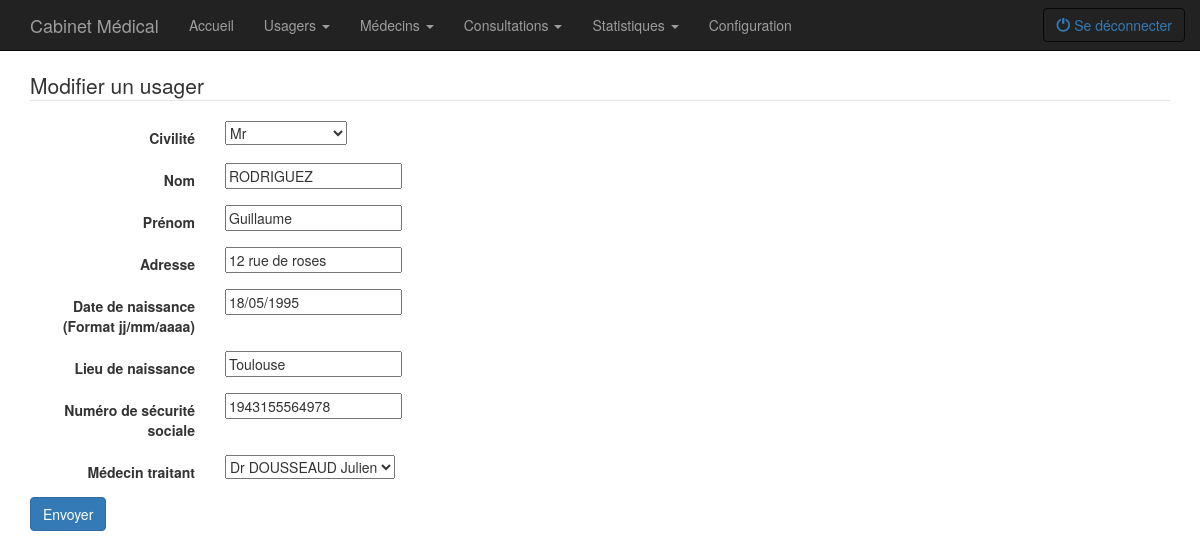
The app's page /usager/modifier.php?id=1 (signed in) with its own data.
### tables this page shows
CREATE TABLE IF NOT EXISTS USAGERS
(
  id            INT(11)      NOT NULL AUTO_INCREMENT,
  id_referent   INT(11)    NOT NULL,
  civilite      VARCHAR(5)   NULL,
  nom           VARCHAR(255) NULL,
  prenom        VARCHAR(255) NULL,
  adresse       TEXT         NULL,
  dateNaissance DATE         NULL,
  lieuNaissance VARCHAR(255) NULL,
  numSecu       VARCHAR(128) NULL
  ,
  PRIMARY KEY (ID)
);

### class/form.class.php (the view, shortened to what this page needs)
<?php
class Form
{
    private $form = null;
    public function __construct($legend, $method = "post", $dest = null)
    {
        $this->form = ' <form action="' . $dest . '" method="' . $method . '" class="form-horizontal" role="form">
						  <fieldset>
							<legend>' . $legend . '</legend>';
    }
    public function setInput($label, $name, $type = "text", $value = null, $option = null)
    {
        if ($label == null) {
            $this->form .= '<div class="form-group"><input type="' . $type . '" name="' . $name . '" value="' . $value . '" ' . $option . ' ></div>';
        } else {
            $this->form .= '<div class="form-group"><label for="' . $name . '" class="col-sm-2 control-label">' . $label . '</label><div class="col-sm-10"><input type="' . $type . '" name="' . $name . '" value="' . $value . '" ' . $option . ' ></div></div>';
        }
    }
    public function setSelect($label, $name, array $options, $prefered = null, $optionsHTML = null)
    {
        $this->form .= '<div class="form-group"><label for="' . $name . '" class="col-sm-2 control-label">' . $label . '</label><div class="col-sm-10"><select name="' . $name . '" ' . $optionsHTML .'>';
        if ($prefered != null) {
            $this->form .= '<option value="' . $prefered . '">' . $options[$prefered] . '</option>';
            $this->form .= '<option disabled>──────────</option>';
            unset($options[$prefered]);
        }
        foreach ($options as $cle => $option) {
            $this->form .= '<option value="' . $cle . '">' . $option . '</option>';
        }
        $this->form .= '</select></div></div>';
    }
    public function setButton($label, $name, $type="submit", $class = "btn btn-default")
    {
        $this->form .= '<button name="' . $name . '" type="' . $type . '" class="'. $class .'">' . $label . '</button> ';
    }
    public function getForm()
    {
        return $this->form . ' </fieldset>
						</form>';
    }
}

### public/css/style.css (style rules this page uses)
body { padding-top: 70px; padding-bottom: 30px; }

### records on screen
usagers: civilite "Mr", nom "RODRIGUEZ", prenom "Guillaume", adresse "12 rue de roses", dateNaissance "18/05/1995", lieuNaissance "Toulouse", numSecu "1943155564978", medecin "Dr DOUSSEAUD Julien"

### other values on screen
$legend "Modifier un usager"
$label "Civilité Médecin traitant"
$label "Nom Prénom Adresse Date de naissance (Format jj/mm/aaaa) Lieu de naissance Numéro de sécurité sociale"
$label "Envoyer"
